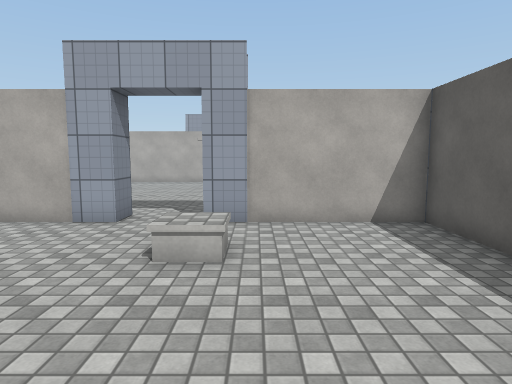
View 1 (above)

14 first-person views from a walk through a 3-D level made in the Unity game engine. The camera is 1.5 m above the floor, tilts 6° down and sees 75° across. Doors are open. The floor is counted in squares, 1 m on a side. Each view is taken from the middle of a square. On the plan, view 1 faces up. The plan holds only what a view shows up to about 15 squares ahead; the rest is blank. The place goes on beyond the plan. The player character is not drawn. Surface patterns are stand-ins for the level's own textures.

View 2
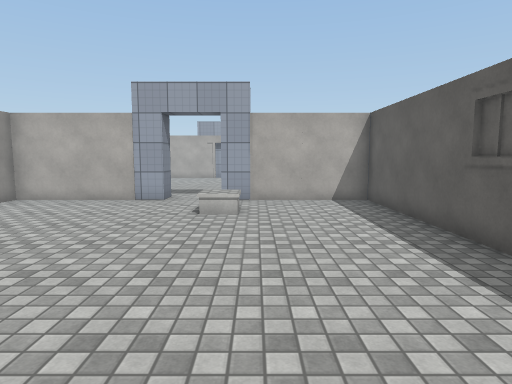

View 3
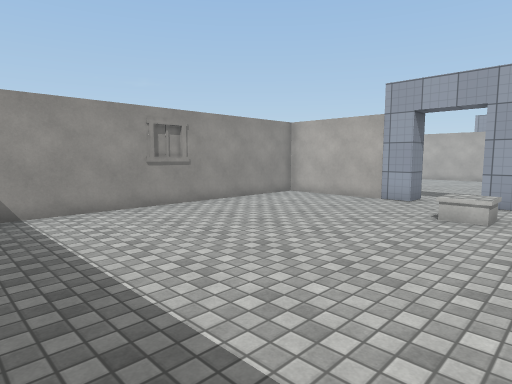

View 4
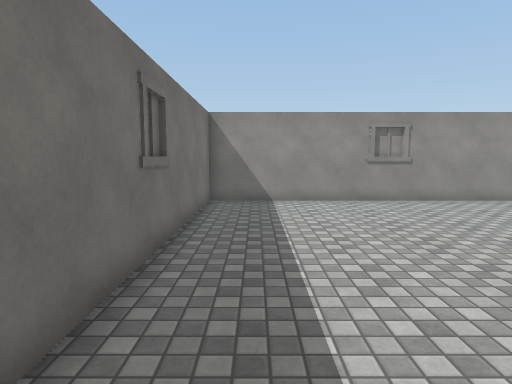

View 5
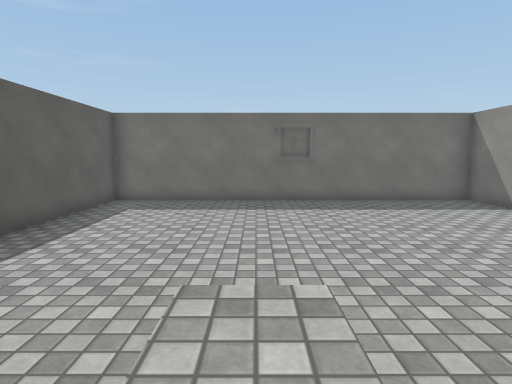

View 6
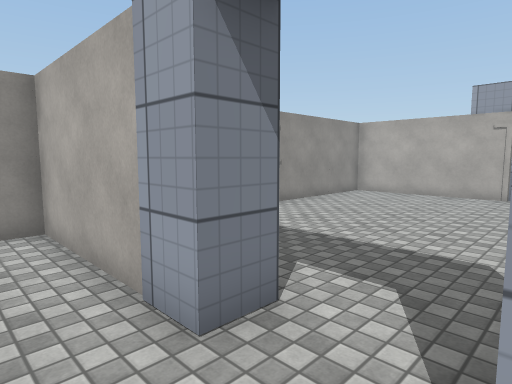

View 7
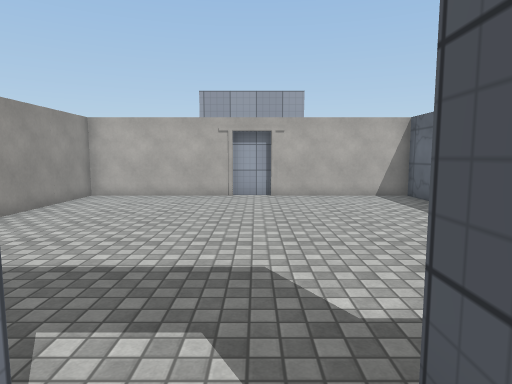

View 8
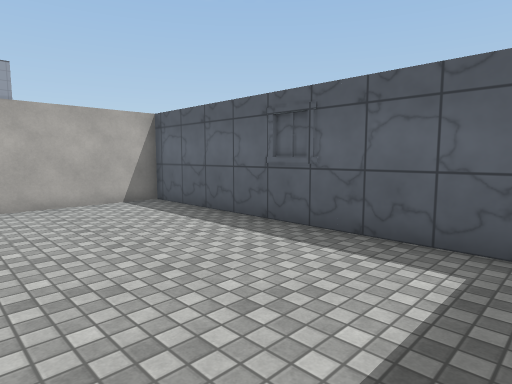

View 9
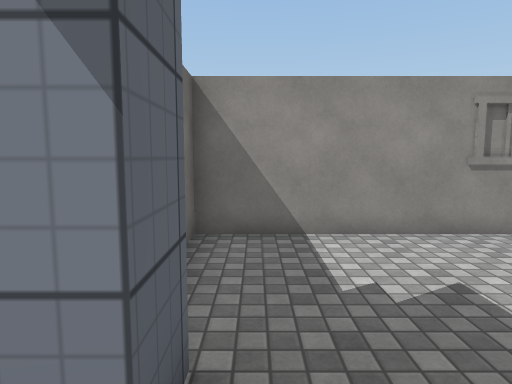

View 10
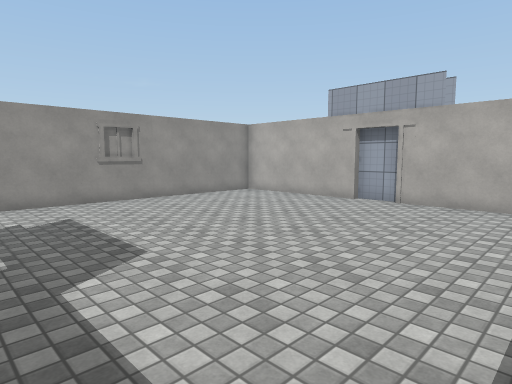

View 11
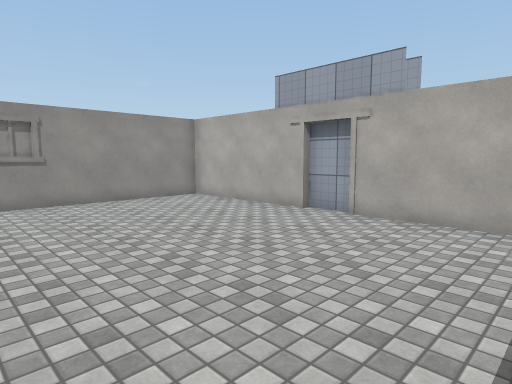

View 12
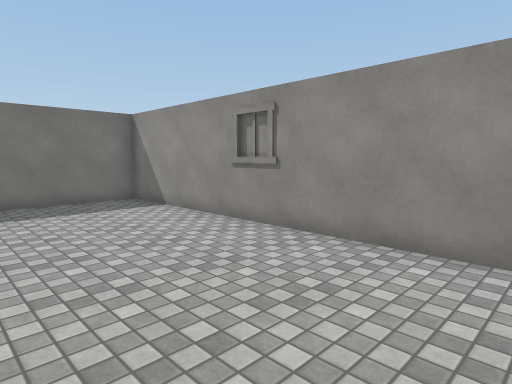

View 13
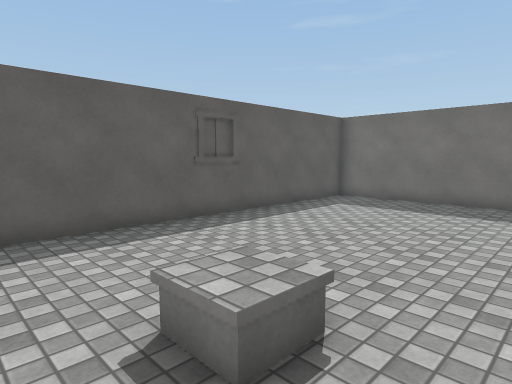

View 14
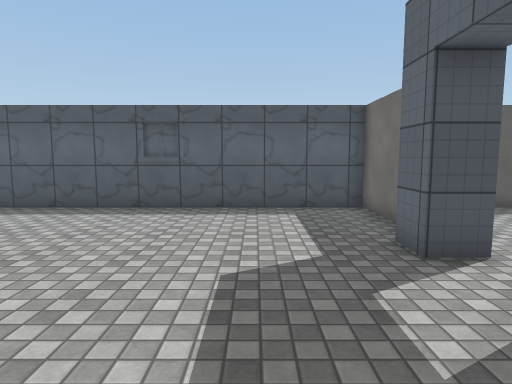

### Floor plan
Key: @ floor where view 1 was taken; # wall or solid block; . floor; D open door; O other object.
Columns run from 9 left of view 1 to 4 right of it. Each row starts with its distance up from view 1.
 20  #####OOO#####
 19  ............#
 18  ............#
 17 #............#
 16 #............#
 15 #............#
 14  O...........#
 13 OO...........#
 12 #............#
 11 #............#
 10 #............#
  9 #............#
  8 ######DD######
  7 #............#
  6 #............#
  5 #.......O....#
  4 #............#
  3 #............#
  2 OO...........O
  1 OO...........O
  0 #........@...#
 -1 #............#
 -2 #............#
 -3 #............#
 -4 #............#
 -5 ######OO######

Positions as (right, up) in squares from view 1, and headings:
1: (0, 0), facing up
2: (0, -4), facing up
3: (1, -4), facing up-left
4: (3, -3), facing left
5: (-1, 7), facing down
6: (-1, 6), facing up-left
7: (-2, 7), facing up
8: (-2, 9), facing up-right
9: (-2, 9), facing left
10: (3, 9), facing up-left
11: (3, 12), facing up-left
12: (-3, 7), facing down-left
13: (-3, 7), facing down-right
14: (-6, 11), facing right
